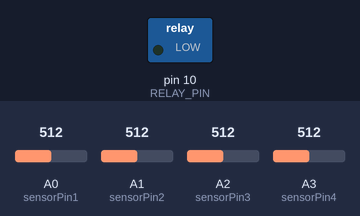
Simulated run of this sketch. Board: Arduino Mega 2560, built with avr-gcc and run on an emulated ATmega2560. Parts: switched loads named in the sketch (green lamp = pin HIGH). The test bench sets the inputs (shaded band); at power-on: A0 (sensorPin1) = 512, A1 (sensorPin2) = 512, A2 (sensorPin3) = 512, A3 (sensorPin4) = 512. What the sketch prints to the serial monitor is not drawn.

Above: at 7.8 s.
7.9 s: A0 (sensorPin1) set to 401
15.7 s: A0 (sensorPin1) set to 393
29.2 s: A1 (sensorPin2) set to 306
37.0 s: A2 (sensorPin3) set to 306
44.8 s: A3 (sensorPin4) set to 483
At 52.3 s:
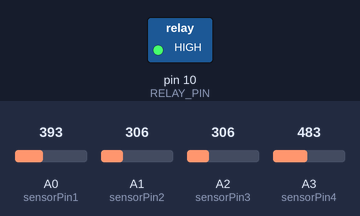
53.5 s: A3 (sensorPin4) set to 510
At 60.1 s:
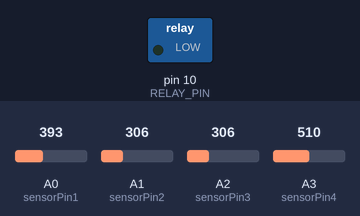
Timing chart, 0 to 61.6 s (numbered marks = the images above; inputs shaded):
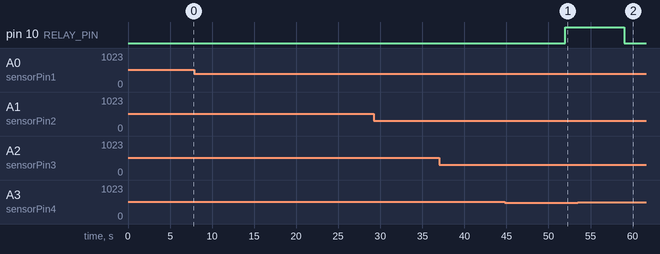

Measured:
- the behaviour switches between 501 and 500 on A3 (sensorPin4) (found by bisection; images 0 and 1)
- after the input at 7.9 s, every drawn part: stays the same
- after the input at 15.7 s, every drawn part: stays the same
- after the input at 29.2 s, every drawn part: stays the same
- after the input at 37.0 s, every drawn part: stays the same
- after the input at 44.8 s, pin 10 (RELAY_PIN): LOW → HIGH after 7.2 s
- after the input at 53.5 s, pin 10 (RELAY_PIN): HIGH → LOW after 5.5 s

The sketch:

water_garden.ino
```cpp
#define sensorPin1 A0 // Use this pin to connect sensor #1
#define sensorPin2 A1 // Use this pin to connect sensor #2
#define sensorPin3 A2 // Use this pin to connect sensor #3
#define sensorPin4 A3 // Use this pin to connect sensor #4
#define RELAY_PIN 10 // In my case for Arduino Mega 2560, constant!

void setup() {
  // put your setup code here, to run once:
  Serial.begin(9600); // speed of connection
  pinMode(RELAY_PIN, OUTPUT);
}

// Reading the moisture level from sensor(s)
void loop() {
   // If value >= 600, It means that sensor is DRY (0%)
   // If value <= 290, sensor is wet, fully in water (100%)
   int value1 = analogRead(sensorPin1);
   int value2 = analogRead(sensorPin2);
   int value3 = analogRead(sensorPin3);
   int value4 = analogRead(sensorPin4);

  // Print the value to the serial monitor
  Serial.println("Sensor #1 output: " + value1);
  Serial.println("Sensor #2 output: " + value2);
  Serial.println("Sensor #3 output: " + value3);
  Serial.println("Sensor #4 output: " + value4);

  // Wait for 1 second before the next reading
  delay(3000); // Can adjust for the needs

  /* * * * * * * * * * * * IMPORTANT NOTE! * * * * * * * * * * *

  My project used a US Solid valve which normally opens without
  any power, so be careful and rewrite your code if you use a
  different type of valve.

  */
  if(value1 > 500 || value2 > 500 || value3 > 500 || value4 > 500) {
    Serial.println("The soil is DRY!");
    Serial.println("*** VALVE OPEN ***");
    digitalWrite(RELAY_PIN, LOW);
    delay(2000);
  } else {
    Serial.println("The soil is WET");
    Serial.println("*** VALVE CLOSED ***");
    digitalWrite(RELAY_PIN, HIGH);
    delay(2000);
  }

  delay(2000); // Delay timer
}
```
